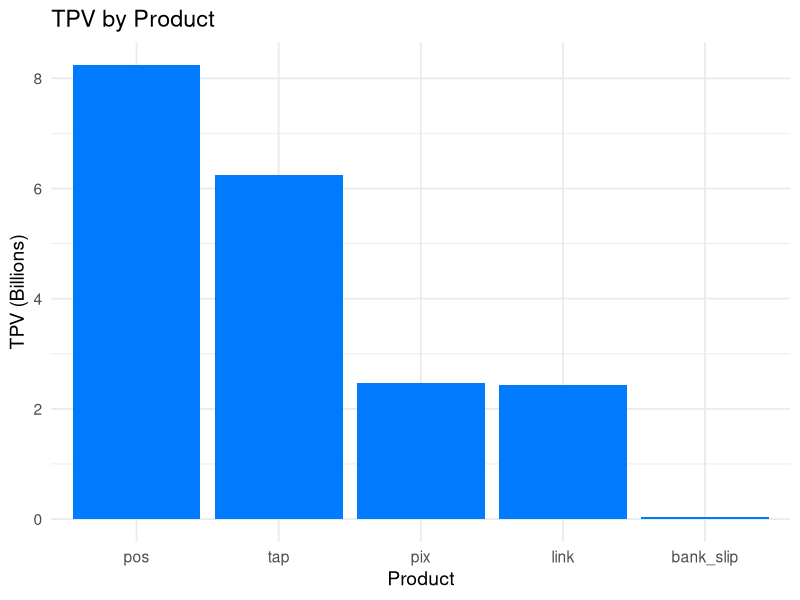
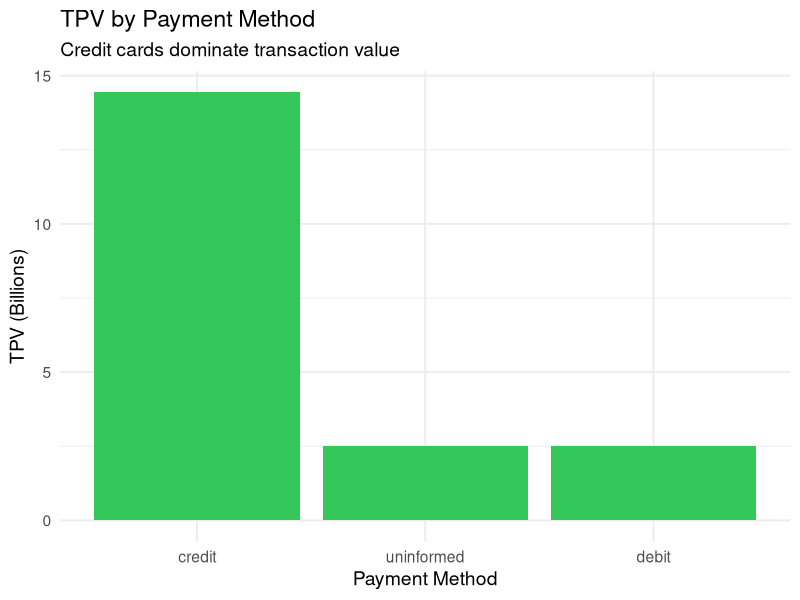
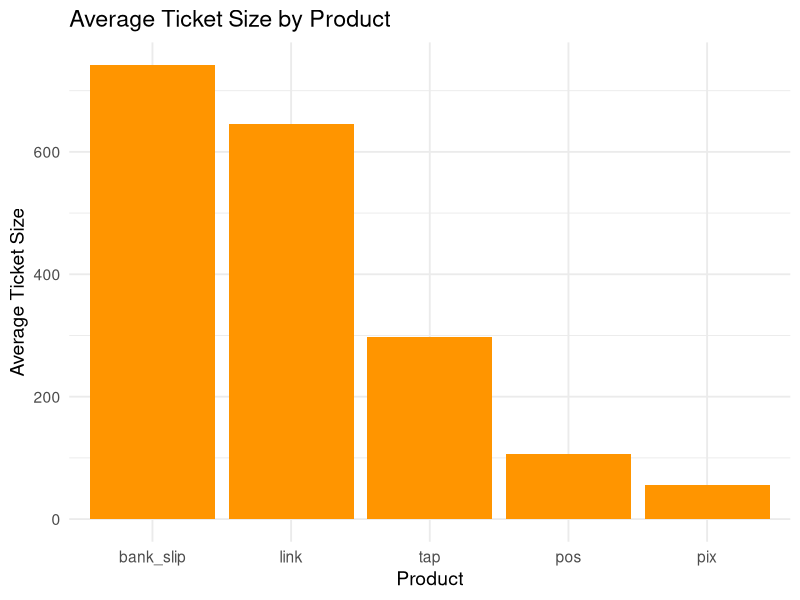
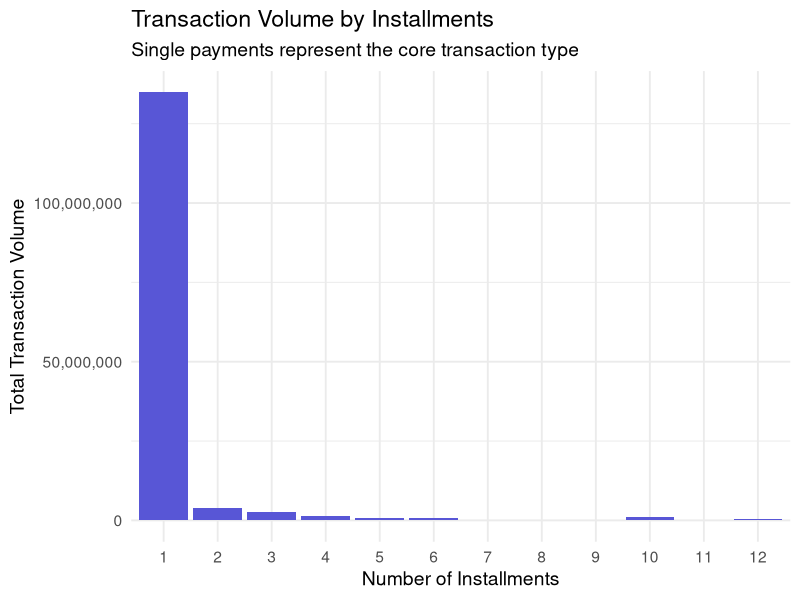
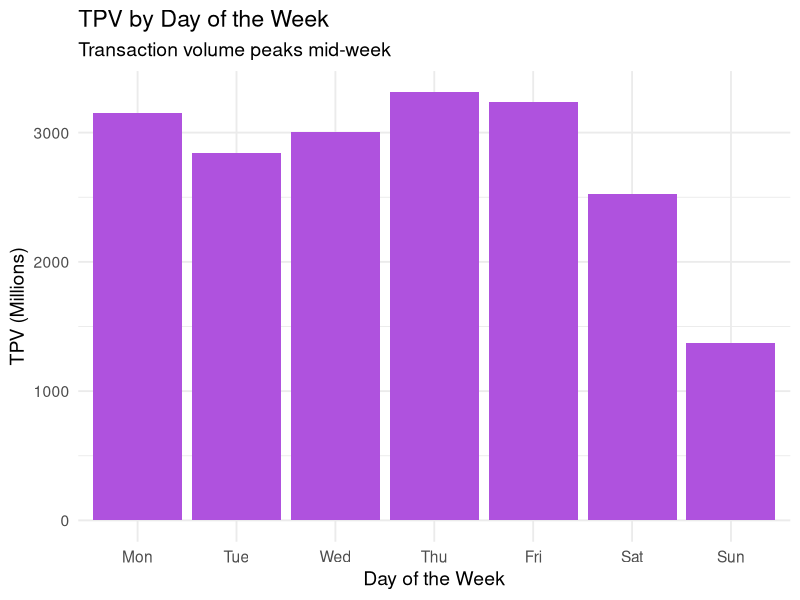

These charts were generated, in order, by the following R code:
## ---- chunk 1
# Load necessary libraries
library(tidyverse)
library(lubridate)
library(scales)

# Load and preprocess the data
payment_data <- read.csv("Operations_analyst_data.csv")

payment_data <- payment_data %>%
    mutate(
        day = as_date(day),
        entity = as_factor(entity),
        product = as_factor(product),
        price_tier = as_factor(price_tier),
        anticipation_method = as_factor(anticipation_method),
        payment_method = as_factor(payment_method),
        installments = as_factor(installments)
    )
## ---- chunk 2
payment_data %>%
    group_by(product) %>%
    summarise(tpv = sum(amount_transacted) / 1000000000) %>%
    ggplot(aes(x = reorder(product, -tpv), y = tpv)) +
    geom_bar(stat = "identity", fill = "#007aff") +
    labs(title = "TPV by Product",
         x = "Product",
         y = "TPV (Billions)") +
    theme_minimal(base_size = 14)
## ---- chunk 3
payment_data %>%
    group_by(payment_method) %>%
    summarise(tpv = sum(amount_transacted) / 1000000000) %>%
    ggplot(aes(x = reorder(payment_method, -tpv), y = tpv)) +
    geom_bar(stat = "identity", fill = "#34c759") +
    labs(title = "TPV by Payment Method",
         subtitle = "Credit cards dominate transaction value",
         x = "Payment Method",
         y = "TPV (Billions)") +
    theme_minimal(base_size = 14)
## ---- chunk 4
payment_data %>%
    group_by(product) %>%
    summarise(avg_ticket = sum(amount_transacted) / sum(quantity_transactions)) %>%
    ggplot(aes(x = reorder(product, -avg_ticket), y = avg_ticket)) +
    geom_bar(stat = "identity", fill = "#ff9500") +
    labs(title = "Average Ticket Size by Product",
         x = "Product",
         y = "Average Ticket Size") +
    theme_minimal(base_size = 14)
## ---- chunk 5
payment_data %>%
    group_by(installments) %>%
    summarise(total_transactions = sum(quantity_transactions)) %>%
    ggplot(aes(x = installments, y = total_transactions)) +
    geom_bar(stat = "identity", fill = "#5856d6") +
    labs(title = "Transaction Volume by Installments",
         subtitle = "Single payments represent the core transaction type",
         x = "Number of Installments",
         y = "Total Transaction Volume") +
    theme_minimal(base_size = 14) +
    scale_y_continuous(labels = comma)
## ---- chunk 6
payment_data %>%
    mutate(weekday = wday(day, label = TRUE, week_start = 1)) %>%
    group_by(weekday) %>%
    summarise(tpv = sum(amount_transacted) / 1000000) %>%
    ggplot(aes(x = weekday, y = tpv)) +
    geom_bar(stat = "identity", fill = "#af52de") +
    labs(title = "TPV by Day of the Week",
         subtitle = "Transaction volume peaks mid-week",
         x = "Day of the Week",
         y = "TPV (Millions)") +
    theme_minimal(base_size = 14)
